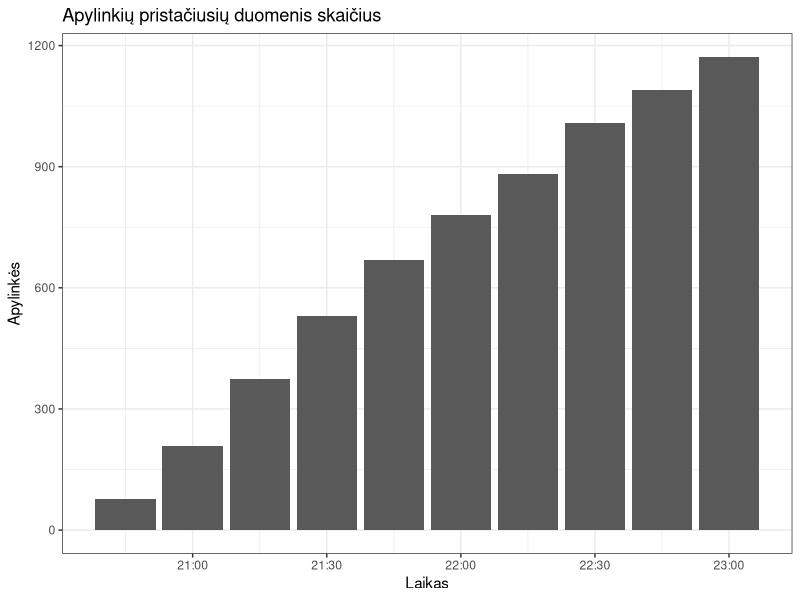
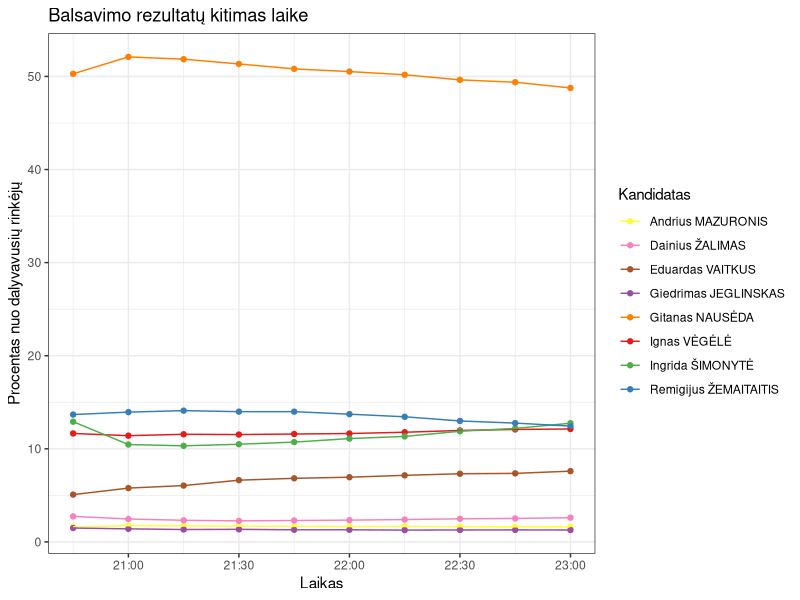
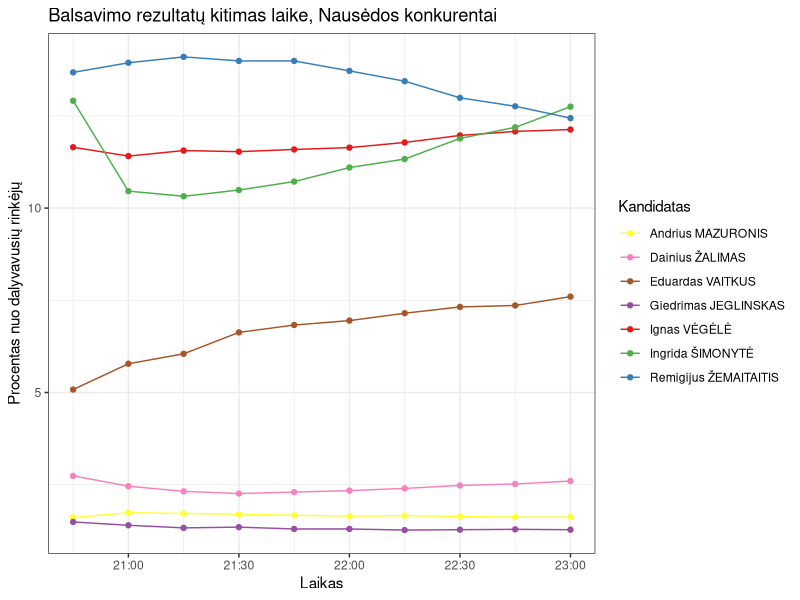

Reproduce these figures in R, in order.
## ---- chunk 1
library(dplyr)
library(lubridate)
library(ggplot2)

dt <- read.csv("data/rezultatai_laike.csv") %>%
    mutate(timestamp = ymd_hms(timestamp))

ap <- dt %>%
    select(timestamp, apylinkes) %>%
    unique()

ggplot(aes(x = timestamp, y = apylinkes), data = ap) +
    geom_col() +
    theme_bw() +
    labs(x = "Laikas", y = "Apylinkės", title = "Apylinkių pristačiusių duomenis skaičius")
## ---- chunk 2
cols <- RColorBrewer::brewer.pal(8, "Set1")[c(6, 8, 7, 4, 5, 1, 3, 2)]
ggplot(aes(x = timestamp, y = proc_viso, group = kandidatas, colour = kandidatas), data = dt) +
    geom_point() +
    geom_line() +
    theme_bw() +
    scale_colour_manual(name = "Kandidatas", values = cols) +
    labs(x = "Laikas", y = "Procentas nuo dalyvavusių rinkėjų", title = "Balsavimo rezultatų kitimas laike")
## ---- chunk 3
ggplot(aes(x = timestamp, y = proc_viso, group = kandidatas, colour = kandidatas), data = dt %>% filter(kandidatas != "Gitanas NAUSĖDA")) +
    geom_point() +
    geom_line() +
    theme_bw() +
    scale_colour_manual(name = "Kandidatas", values = cols[-5]) +
    labs(x = "Laikas", y = "Procentas nuo dalyvavusių rinkėjų", title = "Balsavimo rezultatų kitimas laike, Nausėdos konkurentai")
